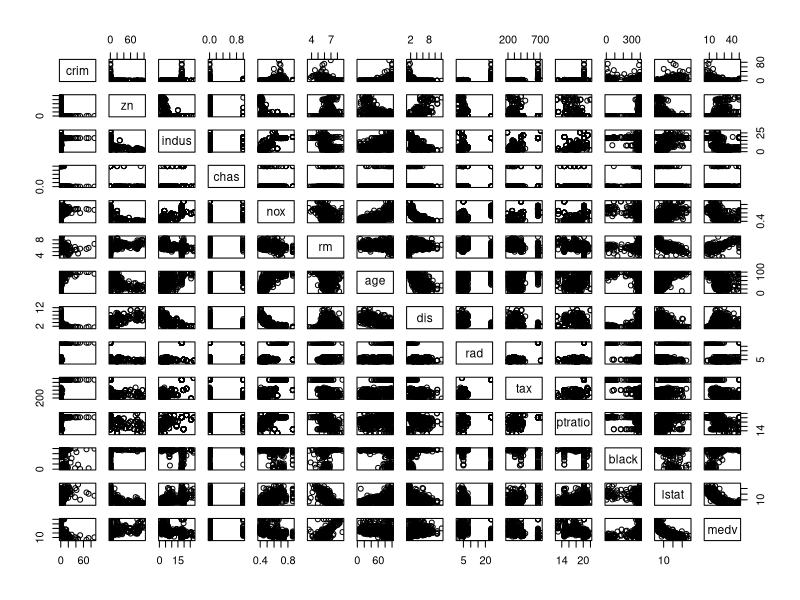
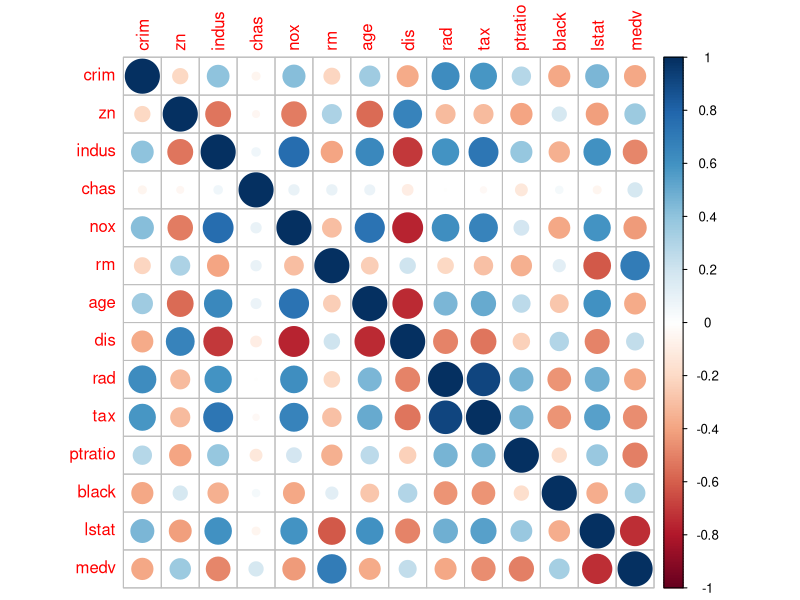
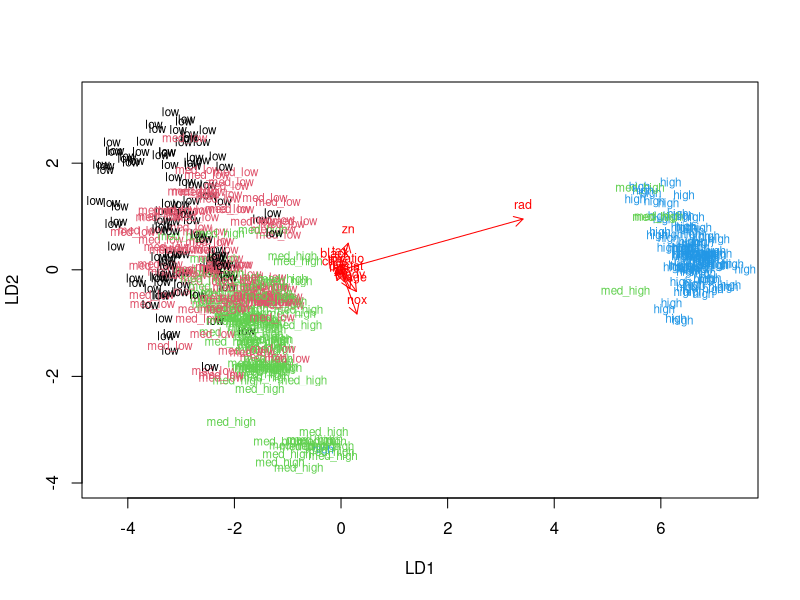

Generate these figures, in order, with R: (Note: a time limit stopped this script after it produced the figures.)
## ---- chunk 1

## ---- chunk 2
library(MASS)
library(tidyr)
library(corrplot)
library(ggplot2)
library(GGally)
#install.packages("GGally")
library(GGally)
data("Boston")
str(Boston)
dim(Boston)
summary(Boston)
## ---- chunk 3
Boston_pairs <- pairs(Boston)
cor_matrix <- cor(Boston)
cor_matrix
corrplot(cor_matrix, method="circle")
## ---- chunk 4

boston_scaled <- scale(Boston)
summary(boston_scaled)
class(boston_scaled)
boston_scaled <- as.data.frame(boston_scaled)
bins <- quantile(boston_scaled$crim)
label_cr <- c("low", "med_low", "med_high", "high")
crime <- cut(boston_scaled$crim, breaks = bins, include.lowest = TRUE, labels = label_cr)
table(crime)
boston_scaled <- dplyr::select(boston_scaled, -crim)
boston_scaled <- data.frame(boston_scaled, crime)
## ---- chunk 5
n <- nrow(boston_scaled)
ind <- sample(n,  size = n * 0.8)
train <- boston_scaled[ind,]
test <- boston_scaled[-ind,]
correct_classes <- test$crime
test <- dplyr::select(test, -crime)
## ---- chunk 6
colnames(boston_scaled)
lda.fit <- lda(crime  ~ zn + indus + chas + nox + rm + age + dis + rad + tax + ptratio + black + lstat + medv, data = train)

lda.fit

lda.arrows <- function(x, myscale = 1, arrow_heads = 0.1, color = "red", tex = 0.75, choices = c(1,2)){
  heads <- coef(x)
  arrows(x0 = 0, y0 = 0, 
         x1 = myscale * heads[,choices[1]], 
         y1 = myscale * heads[,choices[2]], col=color, length = arrow_heads)
  text(myscale * heads[,choices], labels = row.names(heads), 
       cex = tex, col=color, pos=3)
}

classes <- as.numeric(train$crime)
plot(lda.fit, dimen = 2, col = classes, pch = classes)
lda.arrows(lda.fit, myscale = 1)
## ---- chunk 7
lda.pred <- predict(lda.fit, newdata = test)
help(lda.pred)
table(correct = correct_classes, predicted = lda.pred$class)

## ---- chunk 8
data1 <- data(Boston)
data1 <- scale(Boston)
data1 <- as.data.frame(data1)
class(data1)
distance <- dist(data1, method = "manhattan")
summary(distance)
km <- kmeans(data1, centers = 3)
ggpairs(data1, col = km$cluster)
